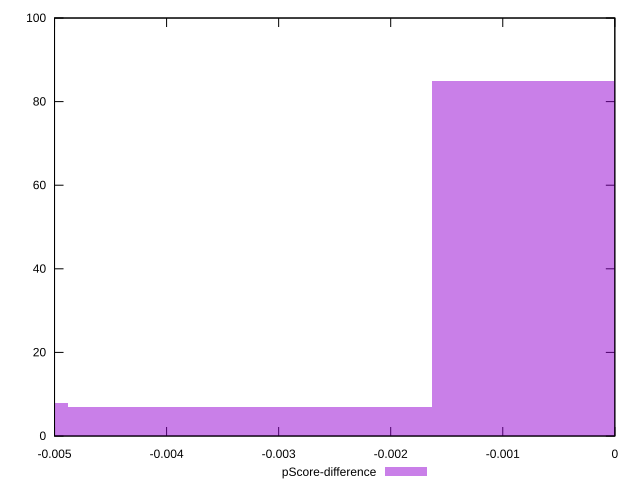

Here is the gnuplot script that generated this plot:
reset

$pScoreDifference <<EOF
0 85
-0.006511572223475758 8
-0.003255786111737879 7
EOF

set key outside below
set boxwidth 0.003255786111737879
set xrange [-0.0050000000000000044:0]
set yrange [0:100]
set trange [0:100]
set style fill transparent solid 0.5 noborder
set terminal svg size 640, 490 enhanced background rgb 'white'
set output "report_00015_2021-02-09T16-11-33.973Z/unminified-javascript/samples/pages+cached/pScore-difference/histogram.svg"

plot $pScoreDifference title "pScore-difference" with boxes

reset
